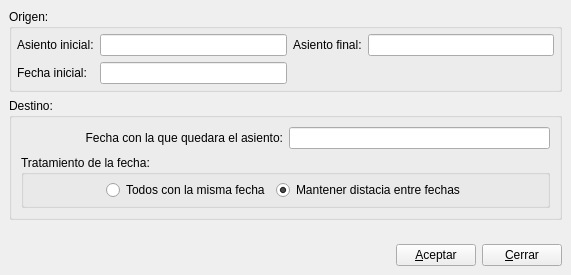
<ui version="4.0" >
 <class>DuplicarAsientoBase</class>
 <widget class="QDialog" name="DuplicarAsientoBase" >
  <property name="geometry" >
   <rect>
    <x>0</x>
    <y>0</y>
    <width>571</width>
    <height>275</height>
   </rect>
  </property>
  <property name="windowTitle" >
   <string>Duplicar Asientos</string>
  </property>
  <property name="windowIcon" >
   <iconset resource="../../bulmages.qrc" >:/BulmaCont32x32/images/png/i_bulmages.png</iconset>
  </property>
  <layout class="QVBoxLayout" >
   <property name="margin" >
    <number>9</number>
   </property>
   <property name="spacing" >
    <number>6</number>
   </property>
   <item>
    <widget class="QGroupBox" name="groupBox_3" >
     <property name="title" >
      <string>Origen:</string>
     </property>
     <layout class="QHBoxLayout" >
      <property name="margin" >
       <number>5</number>
      </property>
      <property name="spacing" >
       <number>5</number>
      </property>
      <item>
       <layout class="QGridLayout" >
        <property name="margin" >
         <number>0</number>
        </property>
        <property name="spacing" >
         <number>6</number>
        </property>
        <item row="1" column="0" >
         <widget class="QLabel" name="textLabel1_3_2_2" >
          <property name="text" >
           <string>Fecha inicial:</string>
          </property>
         </widget>
        </item>
        <item row="0" column="1" >
         <widget class="QLineEdit" name="aoinicial" />
        </item>
        <item row="0" column="0" >
         <widget class="QLabel" name="textLabel1" >
          <property name="text" >
           <string>Asiento inicial:</string>
          </property>
         </widget>
        </item>
        <item row="0" column="2" >
         <widget class="QLabel" name="textLabel1_2" >
          <property name="text" >
           <string>Asiento final:</string>
          </property>
         </widget>
        </item>
        <item row="0" column="3" >
         <widget class="QLineEdit" name="aofinal" />
        </item>
        <item row="1" column="1" >
         <widget class="BlDateSearch" name="foinicial" >
          <property name="sizePolicy" >
           <sizepolicy>
            <hsizetype>13</hsizetype>
            <vsizetype>0</vsizetype>
            <horstretch>0</horstretch>
            <verstretch>0</verstretch>
           </sizepolicy>
          </property>
         </widget>
        </item>
       </layout>
      </item>
     </layout>
    </widget>
   </item>
   <item>
    <widget class="QGroupBox" name="groupBox" >
     <property name="title" >
      <string>Destino:</string>
     </property>
     <layout class="QVBoxLayout" >
      <property name="margin" >
       <number>9</number>
      </property>
      <property name="spacing" >
       <number>6</number>
      </property>
      <item>
       <layout class="QHBoxLayout" >
        <property name="margin" >
         <number>0</number>
        </property>
        <property name="spacing" >
         <number>6</number>
        </property>
        <item>
         <widget class="QLabel" name="textLabel1_3_2" >
          <property name="layoutDirection" >
           <enum>Qt::LeftToRight</enum>
          </property>
          <property name="text" >
           <string>Fecha con la que quedara el asiento:</string>
          </property>
          <property name="alignment" >
           <set>Qt::AlignRight|Qt::AlignTrailing|Qt::AlignVCenter</set>
          </property>
         </widget>
        </item>
        <item>
         <widget class="BlDateSearch" name="fdinicial" >
          <property name="sizePolicy" >
           <sizepolicy>
            <hsizetype>5</hsizetype>
            <vsizetype>0</vsizetype>
            <horstretch>0</horstretch>
            <verstretch>0</verstretch>
           </sizepolicy>
          </property>
         </widget>
        </item>
       </layout>
      </item>
      <item>
       <widget class="QGroupBox" name="groupBox_2" >
        <property name="title" >
         <string>Tratamiento de la fecha:</string>
        </property>
        <layout class="QVBoxLayout" >
         <property name="margin" >
          <number>5</number>
         </property>
         <property name="spacing" >
          <number>5</number>
         </property>
         <item>
          <layout class="QHBoxLayout" >
           <property name="margin" >
            <number>0</number>
           </property>
           <property name="spacing" >
            <number>6</number>
           </property>
           <item>
            <spacer>
             <property name="orientation" >
              <enum>Qt::Horizontal</enum>
             </property>
             <property name="sizeHint" >
              <size>
               <width>40</width>
               <height>20</height>
              </size>
             </property>
            </spacer>
           </item>
           <item>
            <widget class="QRadioButton" name="radioButton1" >
             <property name="text" >
              <string>Todos con la misma fecha</string>
             </property>
            </widget>
           </item>
           <item>
            <widget class="QRadioButton" name="radioButton1_2" >
             <property name="text" >
              <string>Mantener distacia entre fechas</string>
             </property>
             <property name="checked" >
              <bool>true</bool>
             </property>
            </widget>
           </item>
           <item>
            <spacer>
             <property name="orientation" >
              <enum>Qt::Horizontal</enum>
             </property>
             <property name="sizeHint" >
              <size>
               <width>40</width>
               <height>20</height>
              </size>
             </property>
            </spacer>
           </item>
          </layout>
         </item>
        </layout>
       </widget>
      </item>
     </layout>
    </widget>
   </item>
   <item>
    <spacer>
     <property name="orientation" >
      <enum>Qt::Vertical</enum>
     </property>
     <property name="sizeType" >
      <enum>QSizePolicy::Ignored</enum>
     </property>
     <property name="sizeHint" >
      <size>
       <width>20</width>
       <height>40</height>
      </size>
     </property>
    </spacer>
   </item>
   <item>
    <layout class="QHBoxLayout" >
     <property name="margin" >
      <number>0</number>
     </property>
     <property name="spacing" >
      <number>6</number>
     </property>
     <item>
      <spacer>
       <property name="orientation" >
        <enum>Qt::Horizontal</enum>
       </property>
       <property name="sizeType" >
        <enum>QSizePolicy::Expanding</enum>
       </property>
       <property name="sizeHint" >
        <size>
         <width>241</width>
         <height>20</height>
        </size>
       </property>
      </spacer>
     </item>
     <item>
      <widget class="QPushButton" name="mui_aceptar" >
       <property name="text" >
        <string>&amp;Aceptar</string>
       </property>
       <property name="autoDefault" >
        <bool>false</bool>
       </property>
      </widget>
     </item>
     <item>
      <widget class="QPushButton" name="mui_cerrar" >
       <property name="text" >
        <string>&amp;Cerrar</string>
       </property>
       <property name="autoDefault" >
        <bool>false</bool>
       </property>
      </widget>
     </item>
    </layout>
   </item>
  </layout>
 </widget>
 <layoutdefault spacing="6" margin="11" />
 <customwidgets>
  <customwidget>
   <class>BlDateSearch</class>
   <extends>QLineEdit</extends>
   <header>bldatesearch.h</header>
  </customwidget>
 </customwidgets>
 <resources>
  <include location="../../bulmages.qrc" />
 </resources>
 <connections>
  <connection>
   <sender>mui_cerrar</sender>
   <signal>clicked()</signal>
   <receiver>DuplicarAsientoBase</receiver>
   <slot>close()</slot>
   <hints>
    <hint type="sourcelabel" >
     <x>550</x>
     <y>248</y>
    </hint>
    <hint type="destinationlabel" >
     <x>601</x>
     <y>253</y>
    </hint>
   </hints>
  </connection>
 </connections>
</ui>
